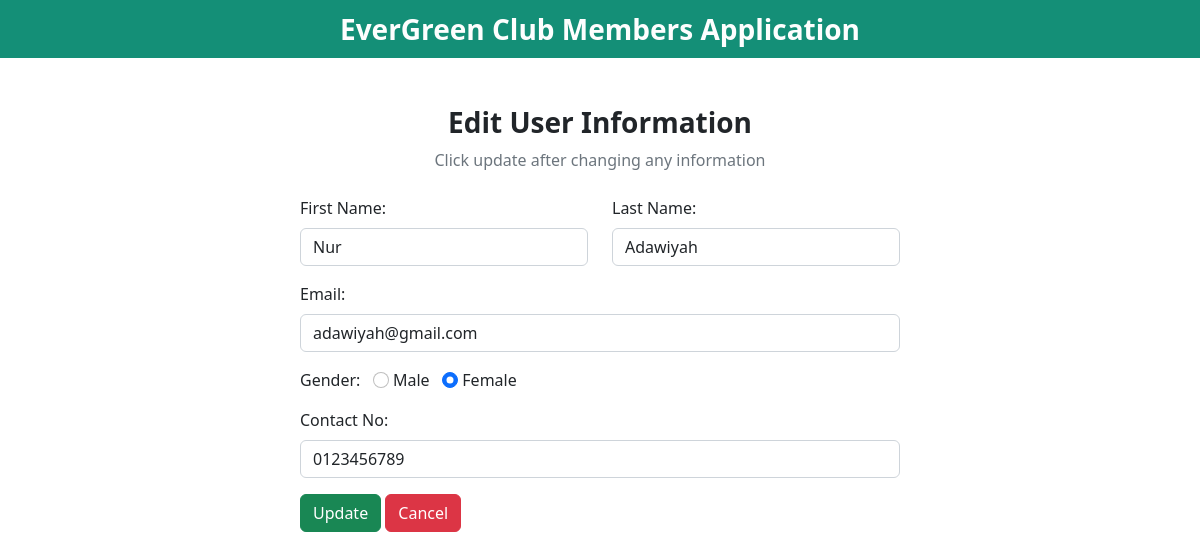
Page /editmembers.php?id=2 on the committed database.
### tables this page shows
CREATE TABLE `members` (
  `id` int NOT NULL,
  `first_name` varchar(150) NOT NULL,
  `last_name` varchar(150) NOT NULL,
  `email` varchar(150) NOT NULL,
  `gender` varchar(50) NOT NULL,
  `contact_no` varchar(12) NOT NULL
);

### editmembers.php (the view, shortened to what this page needs)
<?php
include "dbcon.php";
$id = $_GET["id"];
?>
<!DOCTYPE html>
<html lang="en">
<head>
  <link href="https://cdn.jsdelivr.net/npm/bootstrap@5.2.3/dist/css/bootstrap.min.css" rel="stylesheet">
  <link rel="stylesheet" href="https://cdnjs.cloudflare.com/ajax/libs/font-awesome/6.4.0/css/all.min.css" />
</head>
<body>
  <nav class="navbar navbar-light justify-content-center fs-3 mb-5" style="background-color: #148F77; color: #FDFEFE;" >
    <b>EverGreen Club Members Application</b>
  </nav>
  <div class="container">
    <div class="text-center mb-4">
      <h3><b>Edit User Information</b></h3>
      <p class="text-muted">Click update after changing any information</p>
    </div>
    <?php
    $sql = "SELECT * FROM `members` WHERE id = $id LIMIT 1";
    $result = mysqli_query($con, $sql);
    $row = mysqli_fetch_assoc($result);
    ?>
    <div class="container d-flex justify-content-center">
      <form action="" method="post" style="width:50vw; min-width:300px;">
        <div class="row mb-3">
          <div class="col">
            <label class="form-label">First Name:</label>
            <input type="text" class="form-control" name="first_name" value="<?php echo $row['first_name'] ?>">
          </div>
          <div class="col">
            <label class="form-label">Last Name:</label>
            <input type="text" class="form-control" name="last_name" value="<?php echo $row['last_name'] ?>">
          </div>
        </div>
        <div class="mb-3">
          <label class="form-label">Email:</label>
          <input type="email" class="form-control" name="email" value="<?php echo $row['email'] ?>">
        </div>
        <div class="form-group mb-3">
          <label>Gender:</label>
          <input type="radio" class="form-check-input" name="gender" id="male" value="male" <?php echo ($row["gender"] == 'male') ? "checked" : ""; ?>>
          <label for="male" class="form-input-label">Male</label>
          <input type="radio" class="form-check-input" name="gender" id="female" value="female" <?php echo ($row["gender"] == 'female') ? "checked" : ""; ?>>
          <label for="female" class="form-input-label">Female</label>
        </div>
        <div class="mb-3">
          <label class="form-label">Contact No:</label>
          <input type="phone" class="form-control" name="contact_no" value="<?php echo $row['contact_no'] ?>">
        </div>
        <div>
          <button type="submit" class="btn btn-success" name="submit">Update</button>
          <a href="members.php" class="btn btn-danger">Cancel</a>
        </div>
      </form>
    </div>
  </div>
</body>
</html>

### rows in the picture
members: first_name "Nur", last_name "Adawiyah", email "adawiyah@gmail.com", gender "☐ Male", gender "☑ Female", contact_no "0123456789"
